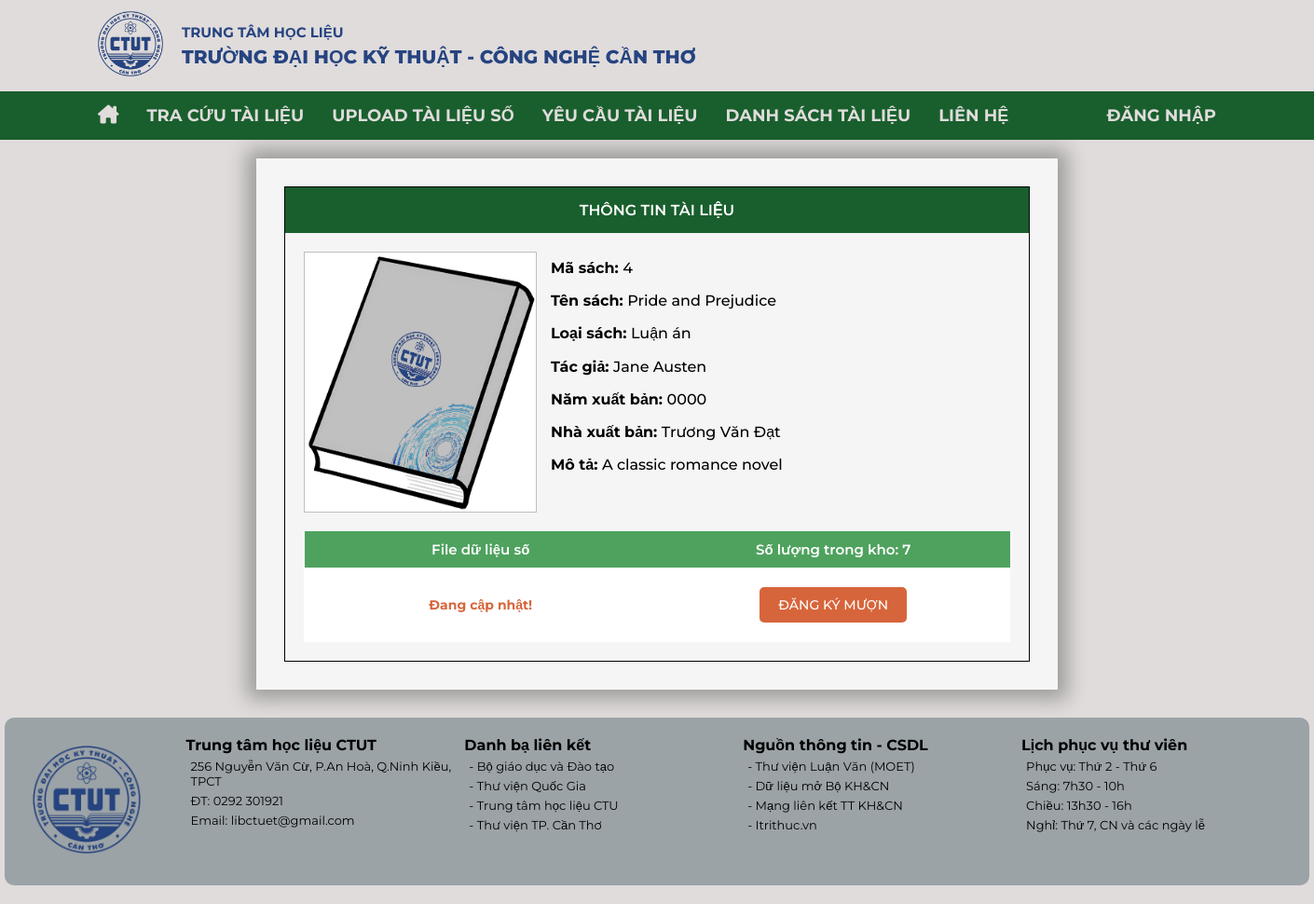
Screenshot of /?controller=user&action=book_detail&id=4 with the database file from the repository.
### tables this page shows
CREATE TABLE `book` (
  `idBook` int(10) NOT NULL,
  `nameBook` varchar(100) NOT NULL,
  `quantityBook` int(11) NOT NULL,
  `imgBook` varchar(255) NOT NULL,
  `creatorBook` varchar(50) NOT NULL,
  `publisherBook` varchar(255) NOT NULL,
  `dateBook` year(4) NOT NULL,
  `desBook` varchar(500) NOT NULL,
  `id_Category` int(11) NOT NULL
);

CREATE TABLE `category` (
  `idCategory` int(11) NOT NULL,
  `nameCategory` varchar(50) NOT NULL
);

### controllers/baseController.php (called while the page is built, shortened)
<?php
class baseController
{
    protected function loadview($viewPath, array $data = [])
    {
        return require (self::VIEW_FOLDER_NAME . '/' . str_replace('.', '/', $viewPath) . '.php');
    }
}
?>

### controllers/userController.php (called while the page is built, shortened)
<?php
class userController extends baseController
{
  private $userModel;
  public function __construct()
  {
    $this->userModel = new userModel;
  }
  public function book_detail()
  {
    $id = $_GET['id'];
    $getOneBook = $this->userModel->getOneBook($id);
    return $this->loadview('user.book-detail', ['bookData' => $getOneBook]);
  }
}
?>

### models/userModel.php (called while the page is built, shortened)
<?php
class userModel extends baseModel
{
  public function getOneBook($id)
  {
    $sql = "SELECT book.*, upload.*, category.*
    FROM book
    LEFT JOIN upload ON book.idBook = upload.id_Book
    LEFT JOIN category ON book.id_Category = category.idCategory
    WHERE book.idBook = '$id';";
    $query = $this->_query($sql);
    return $query;
  }
}
?>

### models/baseModel.php (called while the page is built)
<?php
class baseModel extends database{
    protected $conn;
    public function __construct()
    {
        $this->conn = $this->connect();
    }
    public function _query($sql){
        return mysqli_query($this->conn,$sql);
    }
}
?>

### core/database.php (called while the page is built, shortened)
<?php
class database{
    public function connect(){
        $conn = mysqli_connect(self::HOST,self::USERNAME,self::PASSWORD,self::DBNAME);
        if(mysqli_connect_errno() == 0){
            return $conn;
        }
        return false;
    }
}
?>

### views/user/book-detail.php (the view, shortened to what this page needs)
<div class="container bookdetail">
  <div class="book-detail">
    <div class="book-form">
      <div id="profile__title" style="text-align: center;">Thông tin tài liệu</div>
      <?php $book = mysqli_fetch_assoc($bookData); ?>
      <div class="book-form-sub">
        <img src="<?= !empty($book['imgBook']) ? $book['imgBook'] : "./upload/book.png"; ?>" alt="">
        <ul>
          <li>Mã sách: <span id="idBook"><?= $book['idBook']; ?></span></li>
          <li>Tên sách: <span><?= $book['nameBook']; ?></span></li>
          <li>Loại sách: <span><?= $book['nameCategory']; ?></span></li>
          <li>Tác giả: <span><?= $book['creatorBook']; ?></span></li>
          <li>Năm xuất bản: <span><?= $book['dateBook']; ?></span></li>
          <li>Nhà xuất bản: <span><?= $book['publisherBook']; ?></span></li>
          <li>Mô tả: <span><?= $book['desBook']; ?></span></li>
        </ul>
      </div>
      <div>
        <table class="table-book">
          <tr>
            <th style="width: 50%">File dữ liệu số</th>
            <th style="width: 50%">Số lượng trong kho: <span><?= $book['quantityBook']; ?></span></th>
          </tr>
          <tr>
            <td>
              <?php if (!empty($book['titleUpload'])): ?>
                <a href="<?php echo $book['uploadURL']; ?>" target="_blank"><?php echo $book['titleUpload']; ?>.pdf</a>
              <?php else: ?>
                <span style="color: var(--orange-color); font-weight: 700;">Đang cập nhật!</span>
              <?php endif; ?>
            </td>
            <td>
              <button type="button" id="request-Book">Đăng ký mượn</button>
            </td>
          </tr>
        </table>
      </div>
    </div>
  </div>
</div>

### css/style.css (style rules this page uses)
* { padding: 0; margin: 0; font-family: "Montserrat", sans-serif; box-sizing: border-box; }
:root { --white-color: #e0dcdc; --orange-color: #d7653b; --green-color: #195f2d; --border-radius: 5px; --white-cl: white; --black-cl: black; --purple-cl: rgb(116, 4, 103); --red-cl: rgb(250, 54, 50); --red-black-cl: rgb(217, 13, 9); --green-cl: rgb(3, 165, 3); --green-black-cl: rgb(14, 130, 14); --black-gray-cl: #2b2f32; --blue-dark-cl: rgb(0 63 115); --blue-cl: rgb(0, 122, 222); --blue-white-cl: rgb(18, 149, 255); --orange-cl: rgb(255, 174, 0); --gray-cl: rgb(172, 172, 172); --gray-white-cl: rgb(198, 198, 198); --gray-black-cl: #2c3338; }
body { background-color: var(--white-color); }

### css/user/profile.css (style rules this page uses)
#profile__title { padding: 15px; font-weight: 600; color: #ffffff; font-size: 16px; background: var(--green-color); text-transform: uppercase; }

### css/user/book-detail.css (style rules this page uses)
.book-detail { font-size: 14px; display: flex; margin: 0 auto; top: 150px; left: 50%; width: fit-content; padding: 30px; background: whitesmoke; gap: 30px; box-shadow: 0px 0px 20px 10px rgba(0, 0, 0, 0.3); flex-direction: column; }
.book-form { width: 800px; border: 1px black solid; }
.book-form-sub { display: flex; padding: 20px; gap: 15px; font-weight: 500; line-height: 2.2; font-size: 16px; }
.book-form-sub > img { width: 250px; height: 280px; border: 1px rgb(190, 190, 190) solid; }
.book-form-sub > ul > li { font-weight: 700; }
.book-form-sub > ul > li > span { font-weight: 500; }

### css/user/rentHistory.css (style rules this page uses)
#rent-table th, td { border: 1px solid #fff; text-align: center; }

### css/admin/header.css (style rules this page uses)
li { list-style: none; }

### rows the page displays
book: idBook "4", nameBook "Pride and Prejudice", id_Category.nameCategory "Luận án", creatorBook "Jane Austen", dateBook "0000", publisherBook "Trương Văn Đạt", desBook "A classic romance novel", quantityBook "7"
